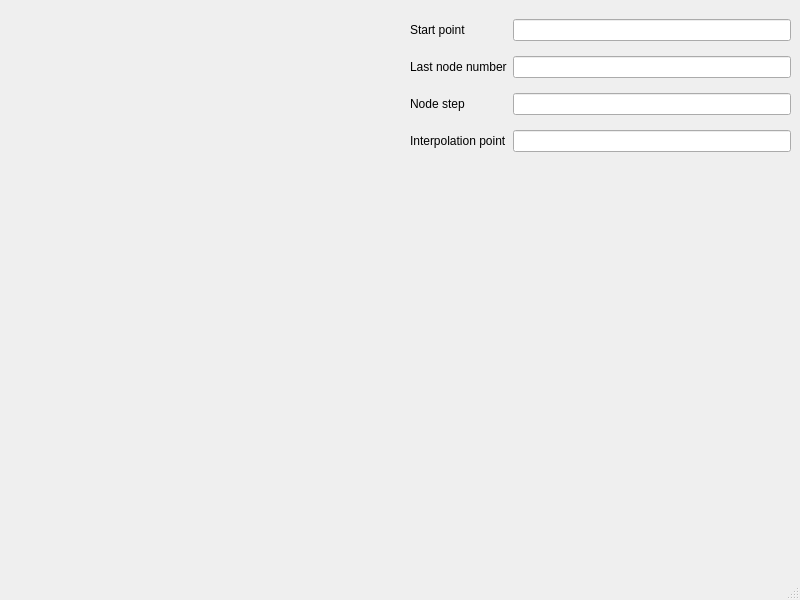
<?xml version="1.0" encoding="UTF-8"?>
<ui version="4.0">
 <class>MainWindow</class>
 <widget class="QMainWindow" name="MainWindow">
  <property name="geometry">
   <rect>
    <x>0</x>
    <y>0</y>
    <width>800</width>
    <height>600</height>
   </rect>
  </property>
  <property name="windowTitle">
   <string>MainWindow</string>
  </property>
  <widget class="QWidget" name="centralwidget">
   <widget class="QWidget" name="gridLayoutWidget">
    <property name="geometry">
     <rect>
      <x>410</x>
      <y>10</y>
      <width>381</width>
      <height>151</height>
     </rect>
    </property>
    <layout class="QGridLayout" name="gridLayout">
     <item row="2" column="0">
      <widget class="QLabel" name="label_4">
       <property name="text">
        <string>Last node number</string>
       </property>
      </widget>
     </item>
     <item row="2" column="1">
      <widget class="QLineEdit" name="lastNodeNumberEdit"/>
     </item>
     <item row="3" column="0">
      <widget class="QLabel" name="label_3">
       <property name="text">
        <string>Node step</string>
       </property>
      </widget>
     </item>
     <item row="3" column="1">
      <widget class="QLineEdit" name="nodeStepEdit"/>
     </item>
     <item row="4" column="0">
      <widget class="QLabel" name="label_2">
       <property name="text">
        <string>Interpolation point</string>
       </property>
      </widget>
     </item>
     <item row="4" column="1">
      <widget class="QLineEdit" name="interPointEdit"/>
     </item>
     <item row="1" column="0">
      <widget class="QLabel" name="label">
       <property name="text">
        <string>Start point</string>
       </property>
      </widget>
     </item>
     <item row="1" column="1">
      <widget class="QLineEdit" name="startPointEdit"/>
     </item>
    </layout>
   </widget>
  </widget>
  <widget class="QMenuBar" name="menubar">
   <property name="geometry">
    <rect>
     <x>0</x>
     <y>0</y>
     <width>800</width>
     <height>20</height>
    </rect>
   </property>
  </widget>
  <widget class="QStatusBar" name="statusbar"/>
 </widget>
 <resources/>
 <connections/>
</ui>
